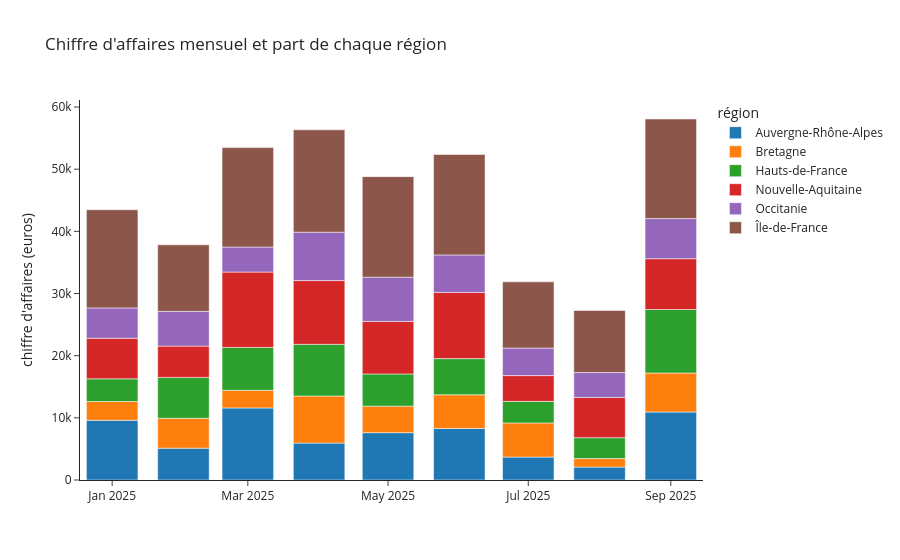

This figure's notebook cell:
### Markdown cell above
### Question 3.2

Avec `px.bar`, trace le chiffre d'affaires mensuel en barres empilées, une couleur par région (`color="region"`), avec un titre et des libellés lisibles, dans une variable `fig_barres`.

Survole les barres, puis clique sur une région dans la légende pour la masquer : que deviennent les barres ? Qu'apporte ce graphique par rapport à celui de la question 3.1 ?

### Code cell
fig_barres = px.bar(
    indicateurs,
    x="mois",
    y="ca",
    color="region",
    labels={"ca": "chiffre d'affaires (euros)", "mois": "", "region": "région"},
    title="Chiffre d'affaires mensuel et part de chaque région",
    template="simple_white",
)
fig_barres.show()

### Figure 1 — Plotly figure (JSON) as saved in the notebook; plotly's stock layout.template omitted (floating-point values rounded to 4 significant figures)
{"data": [{"hovertemplate": "région=Auvergne-Rhône-Alpes<br>=%{x}<br>chiffre d'affaires (euros)=%{y}<extra></extra>", "legendgroup": "Auvergne-Rhône-Alpes", "marker": {"color": "#1F77B4", "pattern": {"shape": ""}}, "name": "Auvergne-Rhône-Alpes", "orientation": "v", "showlegend": true, "textposition": "auto", "type": "bar", "x": ["2025-01-01T00:00:00.000000", "2025-02-01T00:00:00.000000", "2025-03-01T00:00:00.000000", "2025-04-01T00:00:00.000000", "2025-05-01T00:00:00.000000", "2025-06-01T00:00:00.000000", "2025-07-01T00:00:00.000000", "2025-08-01T00:00:00.000000", "2025-09-01T00:00:00.000000"], "xaxis": "x", "y": [9608.0, 5118.0, 11590.0, 5933.0, 7614.0, 8287.0, 3686.0, 2081.0, 10940.0], "yaxis": "y"}, {"hovertemplate": "région=Bretagne<br>=%{x}<br>chiffre d'affaires (euros)=%{y}<extra></extra>", "legendgroup": "Bretagne", "marker": {"color": "#FF7F0E", "pattern": {"shape": ""}}, "name": "Bretagne", "orientation": "v", "showlegend": true, "textposition": "auto", "type": "bar", "x": ["2025-01-01T00:00:00.000000", "2025-02-01T00:00:00.000000", "2025-03-01T00:00:00.000000", "2025-04-01T00:00:00.000000", "2025-05-01T00:00:00.000000", "2025-06-01T00:00:00.000000", "2025-07-01T00:00:00.000000", "2025-08-01T00:00:00.000000", "2025-09-01T00:00:00.000000"], "xaxis": "x", "y": [3016.0, 4814.0, 2844.0, 7575.0, 4266.0, 5427.0, 5498.0, 1361.0, 6280.0], "yaxis": "y"}, {"hovertemplate": "région=Hauts-de-France<br>=%{x}<br>chiffre d'affaires (euros)=%{y}<extra></extra>", "legendgroup": "Hauts-de-France", "marker": {"color": "#2CA02C", "pattern": {"shape": ""}}, "name": "Hauts-de-France", "orientation": "v", "showlegend": true, "textposition": "auto", "type": "bar", "x": ["2025-01-01T00:00:00.000000", "2025-02-01T00:00:00.000000", "2025-03-01T00:00:00.000000", "2025-04-01T00:00:00.000000", "2025-05-01T00:00:00.000000", "2025-06-01T00:00:00.000000", "2025-07-01T00:00:00.000000", "2025-08-01T00:00:00.000000", "2025-09-01T00:00:00.000000"], "xaxis": "x", "y": [3656.0, 6575.0, 6888.0, 8321.0, 5178.0, 5814.0, 3465.0, 3363.0, 10210.0], "yaxis": "y"}, {"hovertemplate": "région=Nouvelle-Aquitaine<br>=%{x}<br>chiffre d'affaires (euros)=%{y}<extra></extra>", "legendgroup": "Nouvelle-Aquitaine", "marker": {"color": "#D62728", "pattern": {"shape": ""}}, "name": "Nouvelle-Aquitaine", "orientation": "v", "showlegend": true, "textposition": "auto", "type": "bar", "x": ["2025-01-01T00:00:00.000000", "2025-02-01T00:00:00.000000", "2025-03-01T00:00:00.000000", "2025-04-01T00:00:00.000000", "2025-05-01T00:00:00.000000", "2025-06-01T00:00:00.000000", "2025-07-01T00:00:00.000000", "2025-08-01T00:00:00.000000", "2025-09-01T00:00:00.000000"], "xaxis": "x", "y": [6525.0, 5033.0, 12120.0, 10260.0, 8450.0, 10640.0, 4146.0, 6483.0, 8181.0], "yaxis": "y"}, {"hovertemplate": "région=Occitanie<br>=%{x}<br>chiffre d'affaires (euros)=%{y}<extra></extra>", "legendgroup": "Occitanie", "marker": {"color": "#9467BD", "pattern": {"shape": ""}}, "name": "Occitanie", "orientation": "v", "showlegend": true, "textposition": "auto", "type": "bar", "x": ["2025-01-01T00:00:00.000000", "2025-02-01T00:00:00.000000", "2025-03-01T00:00:00.000000", "2025-04-01T00:00:00.000000", "2025-05-01T00:00:00.000000", "2025-06-01T00:00:00.000000", "2025-07-01T00:00:00.000000", "2025-08-01T00:00:00.000000", "2025-09-01T00:00:00.000000"], "xaxis": "x", "y": [4878.0, 5588.0, 4031.0, 7785.0, 7119.0, 6037.0, 4426.0, 3998.0, 6456.0], "yaxis": "y"}, {"hovertemplate": "région=Île-de-France<br>=%{x}<br>chiffre d'affaires (euros)=%{y}<extra></extra>", "legendgroup": "Île-de-France", "marker": {"color": "#8C564B", "pattern": {"shape": ""}}, "name": "Île-de-France", "orientation": "v", "showlegend": true, "textposition": "auto", "type": "bar", "x": ["2025-01-01T00:00:00.000000", "2025-02-01T00:00:00.000000", "2025-03-01T00:00:00.000000", "2025-04-01T00:00:00.000000", "2025-05-01T00:00:00.000000", "2025-06-01T00:00:00.000000", "2025-07-01T00:00:00.000000", "2025-08-01T00:00:00.000000", "2025-09-01T00:00:00.000000"], "xaxis": "x", "y": [15790.0, 10700.0, 15990.0, 16470.0, 16170.0, 16150.0, 10650.0, 9987.0, 16020.0], "yaxis": "y"}], "layout": {"barmode": "relative", "legend": {"title": {"text": "région"}, "tracegroupgap": 0}, "title": {"text": "Chiffre d'affaires mensuel et part de chaque région"}, "xaxis": {"anchor": "y", "domain": [0.0, 1.0], "title": {"text": ""}}, "yaxis": {"anchor": "x", "domain": [0.0, 1.0], "title": {"text": "chiffre d'affaires (euros)"}}}}
